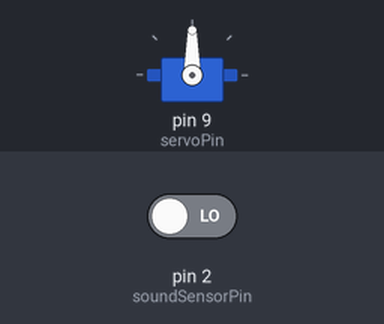
This sketch was run on a simulated Arduino Uno, built with avr-gcc and run on an emulated ATmega328P. Parts: servo. The test bench sets the inputs (shaded band); at power-on: pin 2 (soundSensorPin) LOW.

Above: at 1.2 s.
1.3 s: pin 2 (soundSensorPin) driven HIGH
At 4.2 s:
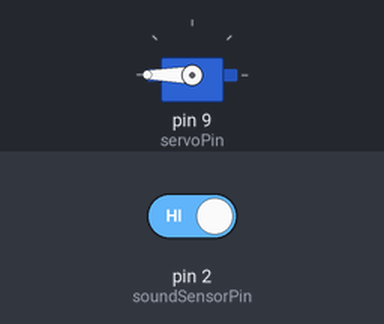
4.3 s: pin 2 (soundSensorPin) driven LOW
At 4.9 s:
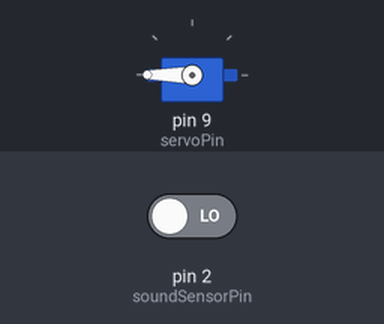
Timing chart, 0 to 7.3 s (numbered marks = the images above; inputs shaded):
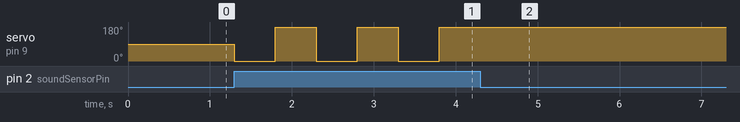

The sketch:

Final.ino
```cpp
#include <Servo.h>

const int soundSensorPin = 2; // Pin connected to the sound sensor
const int servoPin = 9;       // Pin connected to the servo motor

Servo servoMotor;  // Create a servo object
int servoPosition = 90;  // Initial position of the servo motor

void setup() {
  pinMode(soundSensorPin, INPUT);  // Set the sound sensor pin as an input
  servoMotor.attach(servoPin);     // Attach the servo motor to the pin
}

void loop() {
  int soundValue = digitalRead(soundSensorPin);  // Read the sound sensor value

  if (soundValue == HIGH) {  // If the sound sensor detects a high sound level (baby crying)
    servoPosition = (servoPosition == 0) ? 270 : 0;  // Toggle the servo position

    servoMotor.write(servoPosition);  // Move the servo to the new position
    delay(500);                      // Wait for 1 second before reversing the servo
  }
}
```

Measured:
- after the input at 1.3 s, servo on pin 9 (servoPin): alternates 180° for 0.50 s and 0° for 0.50 s, starting at once
- after the input at 4.3 s, servo on pin 9 (servoPin): stops changing and stays 180°
